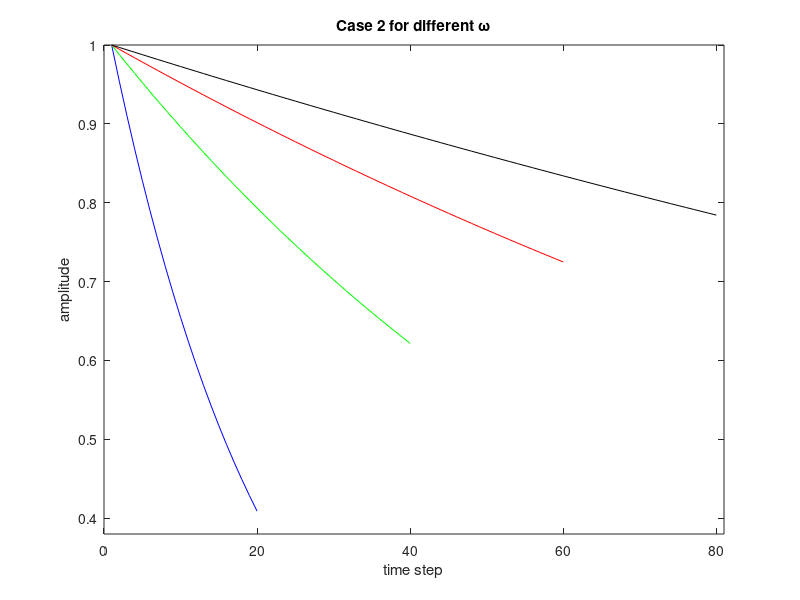

Here is the MATLAB script that generated this plot: (Note: this script raises an error after producing the figure.)
clear all;
clc;
n(1:4)=[20,40,60,80];
%n(1:4)=[4,6,7,10];
dt=0.1;
u(1)=1;
c(1:4)=['bgrk'];

for(k=1:4)
w=2*pi/(n(k)*dt);
a=i*dt*w;
for(t=1:n(k)-1)
%   u(t+1)=(1+a)*u(t);    %case 1
   u(t+1)=1/(1-a)*u(t); %case 2
%   u(t+1)=(1+a/2)/(1-a/2)*u(t); %case 3
%   u(t+1)=(1+a+a^2)*u(t); %case 4
end

%subplot(2,2,k)
h(k)=plot(1:n(k),abs(u),c(k));
axis([0 n(4)+1 0.38 1]);
title(strcat(  'Case 1: n=',num2str(n(k)),',  w=',num2str(w)  ))
title('Case 2 for different \omega')
ylabel('amplitude')
xlabel('time step')
hold on;
end
legend(h,'\omega = 3.14','\omega = 1.57','\omega = 1.05','\omega = 0.79',4)
% a=0:0.01:1.1;
% y=(a.^4-a.^2+1).^0.5;
% plot(a,y)
% title(strcat(  'amplitude growth rate = ( (\omega*\Deltat)^4 - (\omega*\Deltat)^2 + 1 )^1^/^2'  ))
% ylabel('amplitude growth rate = u(t+1)/u(t)')
% xlabel('\omega*\Deltat')

